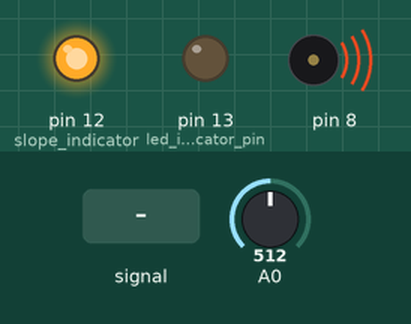
Recording of a sketch running on a simulated Arduino Uno, built with avr-gcc and run on an emulated ATmega328P. On the bench: output pins drawn as LEDs (lit = HIGH), buzzer (waves = sounding). The test bench sets the inputs (shaded band); at power-on: A0 = 512.

Above: at 1.2 s.
1.3 s: A0 fed a 1000 Hz sine of ±255 counts around its level
At 1.6 s:
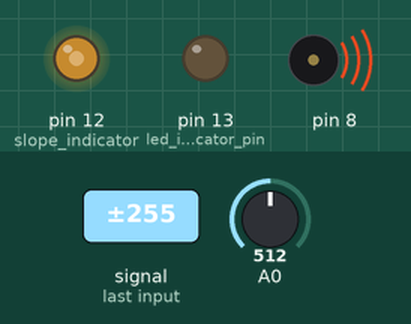
2.8 s: A0 set to 0
At 3.45 s:
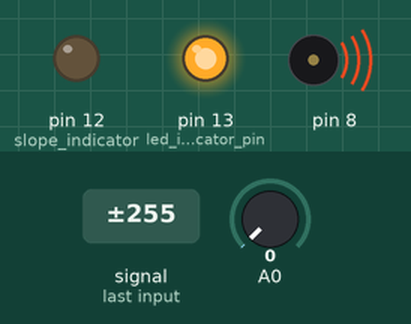
5.8 s: A0 set to 2
8.8 s: A0 set to 5
At 9.5 s:
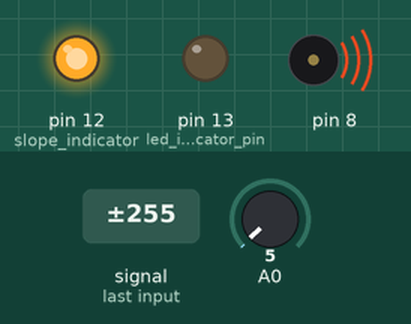
Timing chart, 0 to 11.3 s (numbered marks = the images above; inputs shaded):
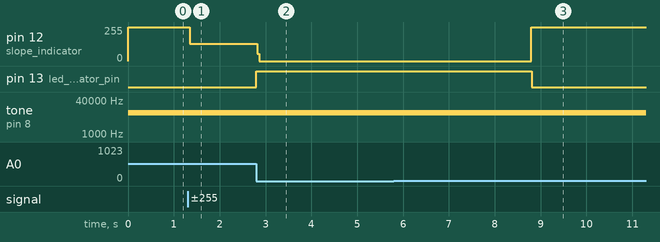

Measured:
- the behaviour switches between 3 and 4 on A0 (found by bisection; images 2 and 3)
- after the input at 1.3 s, pin 12 (slope_indicator): 255/255 → 129/255 at once
- after the input at 2.8 s, pin 12 (slope_indicator): 129/255 → 0/255 at once; pin 13 (led_indicator_pin): LOW → HIGH at once
- after the input at 8.8 s, pin 12 (slope_indicator): 0/255 → 255/255 at once; pin 13 (led_indicator_pin): HIGH → LOW at once

The sketch:

Arduino_Frequency_Detection.ino
```cpp
//Detection of signal slope with 38.5kHz sampling rate and interrupts
//by Amanda Ghassaei
//http://www.instructables.com/id/Arduino-Frequency-Detection/
//Sept 2012

/*
 * This program is free software; you can redistribute it and/or modify
 * it under the terms of the GNU General Public License as published by
 * the Free Software Foundation; either version 3 of the License, or
 * (at your option) any later version.
 *
*/

//clipping indicator variables
boolean clipping = 0;

//storage variables
byte newData = 0;
byte prevData = 0;

void setup(){

  pinMode(13,OUTPUT);//led indicator pin
  pinMode(12,OUTPUT);//slope indicator

  cli();//disable interrupts

  //set up continuous sampling of analog pin 0

  //clear ADCSRA and ADCSRB registers
  ADCSRA = 0;
  ADCSRB = 0;

  ADMUX |= (1 << REFS0); //set reference voltage
  ADMUX |= (1 << ADLAR); //left align the ADC value- so we can read highest 8 bits from ADCH register only

  ADCSRA |= (1 << ADPS2) | (1 << ADPS0); //set ADC clock with 32 prescaler- 16mHz/32=500kHz
  ADCSRA |= (1 << ADATE); //enabble auto trigger
  ADCSRA |= (1 << ADIE); //enable interrupts when measurement complete
  ADCSRA |= (1 << ADEN); //enable ADC
  ADCSRA |= (1 << ADSC); //start ADC measurements

  sei();//enable interrupts
}

ISR(ADC_vect) {//when new ADC value ready

  prevData = newData;//store previous value
  newData = ADCH;//get value from A0
  if (newData > prevData){//if increasing
    PORTB |= B00010000;//set pin 12 high
  }
  else if (newData < prevData){
    PORTB &= B11101111;//set pin 12 low
  }


  if (newData == 0 || newData == 1023){//if clipping
    PORTB |= B00100000;//set pin 13 high- turn on clipping indicator led
    clipping = 1;//currently clipping
  }
}

void loop(){
  tone(8,10000);

  if (clipping){//if currently clipping
    PORTB &= B11011111;//turn off clipping indicator led
    clipping = 0;
  }

  delay(100);
}
```
